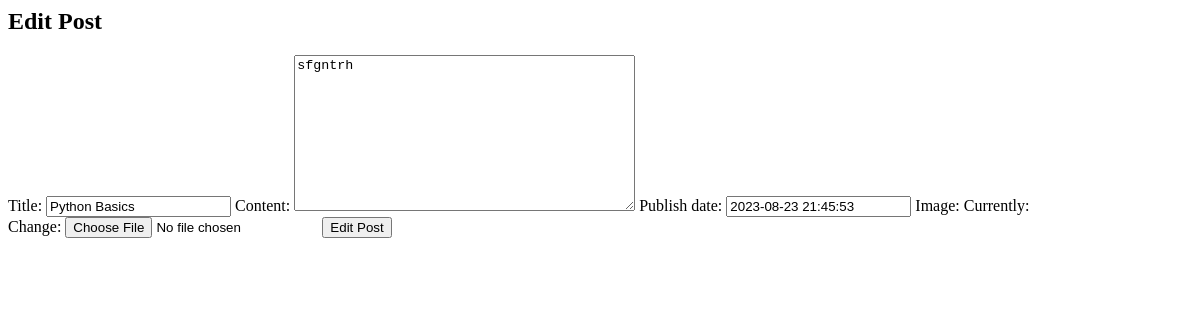
Page /blog/1/edit on the earlier database version.
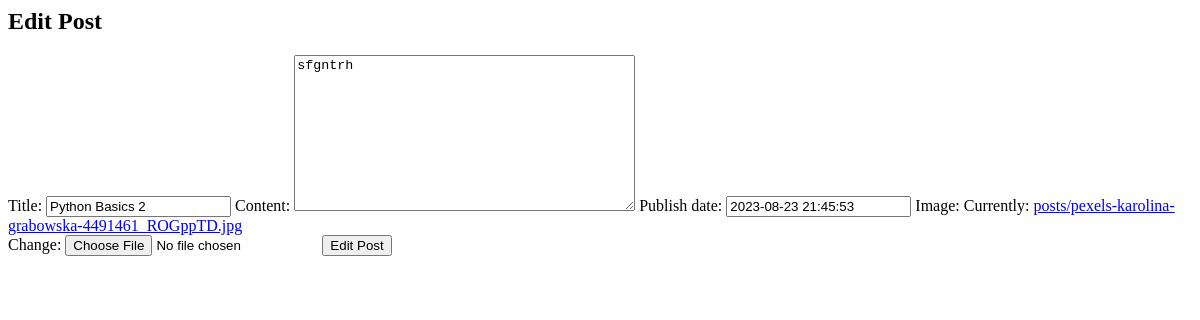
Same page on the later database version.
### posts/models.py (models this page shows)
class Post(models.Model):
    author = models.ForeignKey(User,related_name='post_author' , on_delete=models.SET_NULL,null=True)
    title = models.CharField(max_length=120)
    content = models.TextField(max_length=30000)
    publish_date = models.DateTimeField(default=timezone.now)
    image = models.ImageField(upload_to='posts')
    tags = TaggableManager()

### posts/views.py (the view)
# urls.py: path('blog/<int:post_id>/edit' , edit_post),
def edit_post(request,post_id):
    data = Post.objects.get(id=post_id)
    if request.method == "POST":
        form = PostForm(request.POST,request.FILES,instance=data)
        if form.is_valid():
            myform = form.save(commit=False)
            myform.author = request.user
            myform.save()
            return redirect ('/blog/')
    else:
        form = PostForm(instance=data)
    return render(request, 'edit_post.html',{'form':form})

### posts/forms.py
class PostForm(forms.ModelForm):
    class Meta:
        model = Post
        exclude = ('author',)

### posts/templates/edit_post.html (shortened to what this page needs)
<h2>Edit Post</h2>
<form  method="post" enctype="multipart/form-data">
    {{form}}
    <input type="submit" value="Edit Post">
</form>

Differences in the rows shown:
changed Post "sfgntrh": title "Python Basics" → "Python Basics 2"
Other differences:
text no longer shown: "Title: Content: Publish date: Image: Currently: Change:"
text now shown: "Title: Content: Publish date: Image: Currently: posts/pexels-karolina-grabowska-4491461_ROGppTD.jpg Change:"
